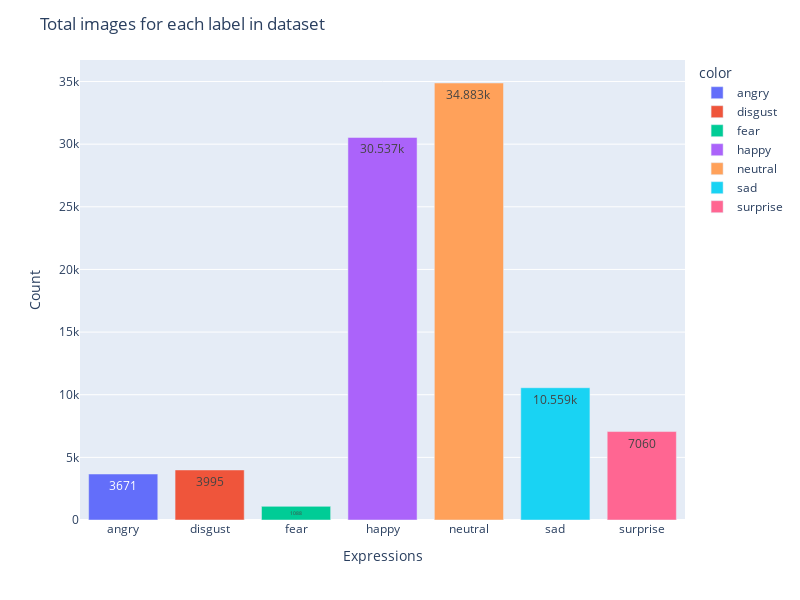

Notebook code for this chart:
### Code cell
fig = px.bar(
    x=grouped_all_count.index, y=grouped_all_count.values, color=grouped_all_count.index
)

fig.update_layout(
    title="Total images for each label in dataset",
    xaxis_title="Expressions",
    yaxis_title="Count",
    height=600,
    width=800,
)

fig.update_traces(texttemplate="%{y}", textposition="inside")

fig.show()

### Figure 1 — Plotly figure (JSON) as saved in the notebook; plotly's stock layout.template omitted (floating-point values rounded to 4 significant figures)
{"data": [{"alignmentgroup": "True", "hovertemplate": "color=angry<br>x=%{x}<br>y=%{y}<extra></extra>", "legendgroup": "angry", "marker": {"color": "#636efa", "pattern": {"shape": ""}}, "name": "angry", "offsetgroup": "angry", "orientation": "v", "showlegend": true, "textposition": "inside", "texttemplate": "%{y}", "type": "bar", "x": ["angry"], "xaxis": "x", "y": [3671], "yaxis": "y"}, {"alignmentgroup": "True", "hovertemplate": "color=disgust<br>x=%{x}<br>y=%{y}<extra></extra>", "legendgroup": "disgust", "marker": {"color": "#EF553B", "pattern": {"shape": ""}}, "name": "disgust", "offsetgroup": "disgust", "orientation": "v", "showlegend": true, "textposition": "inside", "texttemplate": "%{y}", "type": "bar", "x": ["disgust"], "xaxis": "x", "y": [3995], "yaxis": "y"}, {"alignmentgroup": "True", "hovertemplate": "color=fear<br>x=%{x}<br>y=%{y}<extra></extra>", "legendgroup": "fear", "marker": {"color": "#00cc96", "pattern": {"shape": ""}}, "name": "fear", "offsetgroup": "fear", "orientation": "v", "showlegend": true, "textposition": "inside", "texttemplate": "%{y}", "type": "bar", "x": ["fear"], "xaxis": "x", "y": [1088], "yaxis": "y"}, {"alignmentgroup": "True", "hovertemplate": "color=happy<br>x=%{x}<br>y=%{y}<extra></extra>", "legendgroup": "happy", "marker": {"color": "#ab63fa", "pattern": {"shape": ""}}, "name": "happy", "offsetgroup": "happy", "orientation": "v", "showlegend": true, "textposition": "inside", "texttemplate": "%{y}", "type": "bar", "x": ["happy"], "xaxis": "x", "y": [30537], "yaxis": "y"}, {"alignmentgroup": "True", "hovertemplate": "color=neutral<br>x=%{x}<br>y=%{y}<extra></extra>", "legendgroup": "neutral", "marker": {"color": "#FFA15A", "pattern": {"shape": ""}}, "name": "neutral", "offsetgroup": "neutral", "orientation": "v", "showlegend": true, "textposition": "inside", "texttemplate": "%{y}", "type": "bar", "x": ["neutral"], "xaxis": "x", "y": [34883], "yaxis": "y"}, {"alignmentgroup": "True", "hovertemplate": "color=sad<br>x=%{x}<br>y=%{y}<extra></extra>", "legendgroup": "sad", "marker": {"color": "#19d3f3", "pattern": {"shape": ""}}, "name": "sad", "offsetgroup": "sad", "orientation": "v", "showlegend": true, "textposition": "inside", "texttemplate": "%{y}", "type": "bar", "x": ["sad"], "xaxis": "x", "y": [10559], "yaxis": "y"}, {"alignmentgroup": "True", "hovertemplate": "color=surprise<br>x=%{x}<br>y=%{y}<extra></extra>", "legendgroup": "surprise", "marker": {"color": "#FF6692", "pattern": {"shape": ""}}, "name": "surprise", "offsetgroup": "surprise", "orientation": "v", "showlegend": true, "textposition": "inside", "texttemplate": "%{y}", "type": "bar", "x": ["surprise"], "xaxis": "x", "y": [7060], "yaxis": "y"}], "layout": {"barmode": "relative", "height": 600, "legend": {"title": {"text": "color"}, "tracegroupgap": 0}, "margin": {"t": 60}, "title": {"text": "Total images for each label in dataset"}, "width": 800, "xaxis": {"anchor": "y", "domain": [0, 1], "title": {"text": "Expressions"}}, "yaxis": {"anchor": "x", "domain": [0, 1], "title": {"text": "Count"}}}}
